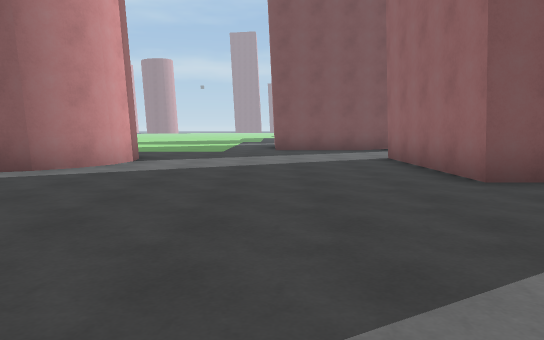
view 1 (above)

15 first-person views from a walk through a scene from a Unity 3-D project. The camera is 1.3 m above the floor, tilts 6° down and sees 70° across. The floor is counted in squares, 2 m on a side. Each view is taken from the middle of a square. On the plan, view 1 faces up. The plan holds only what a view shows up to about 11 squares ahead; the rest is blank. The place goes on beyond the plan. The player is left out. Surface patterns are stand-ins for the level's own textures.

view 2
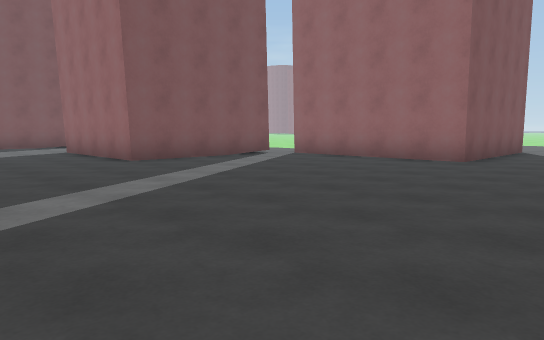

view 3
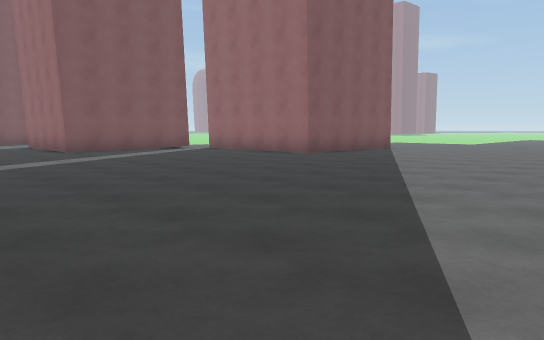

view 4
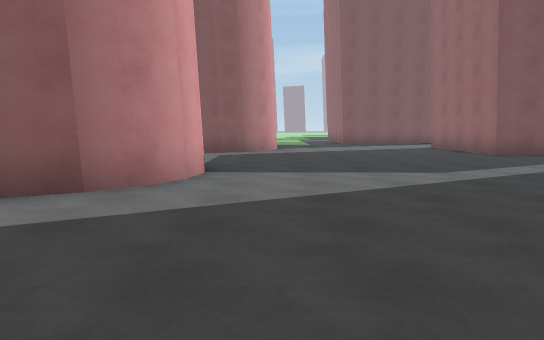

view 5
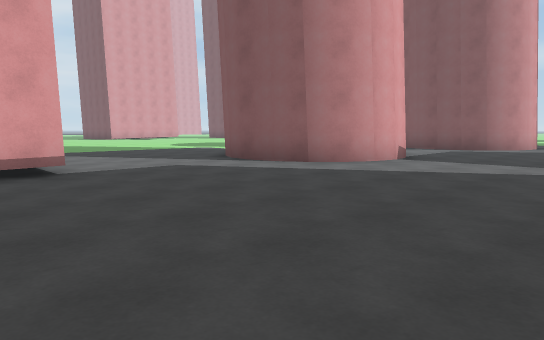

view 6
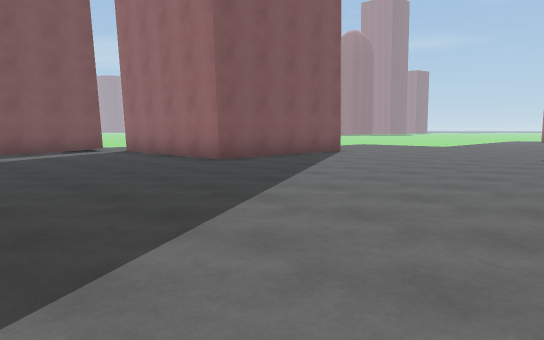

view 7
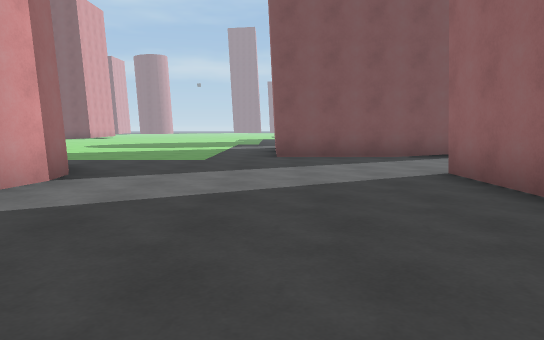

view 8
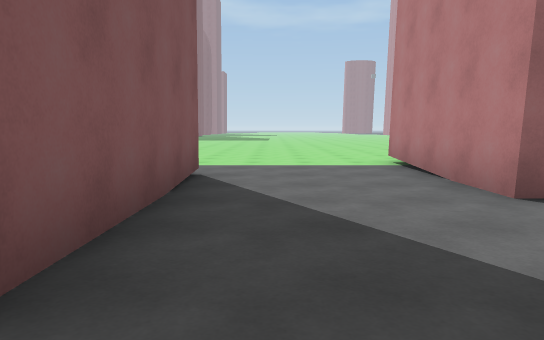

view 9
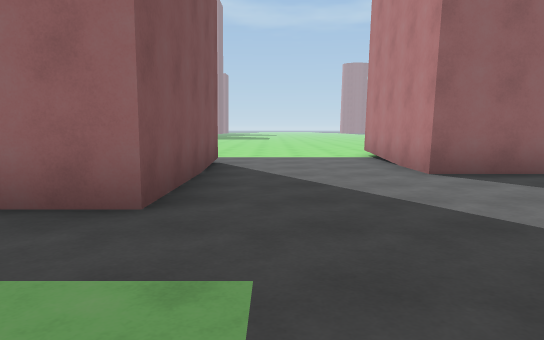

view 10
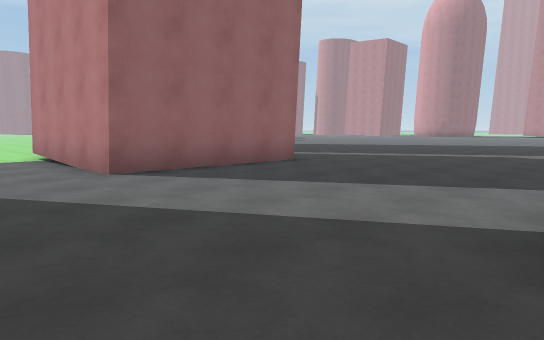

view 11
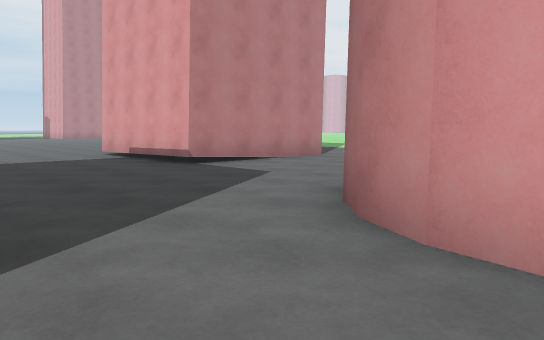

view 12
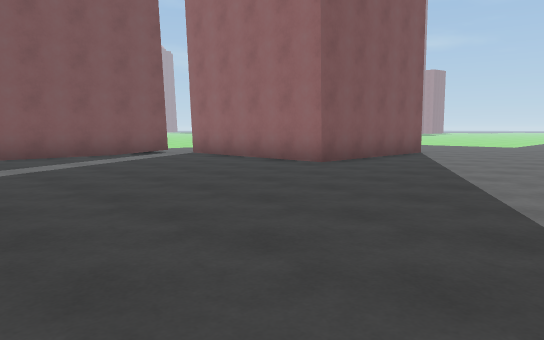

view 13
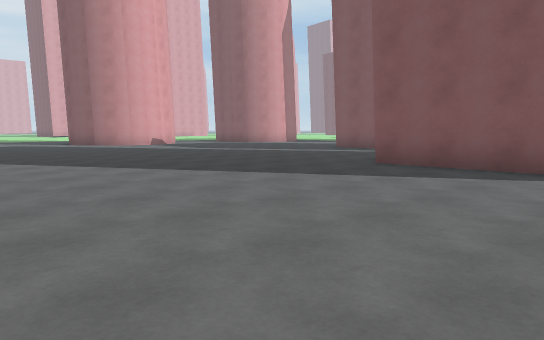

view 14
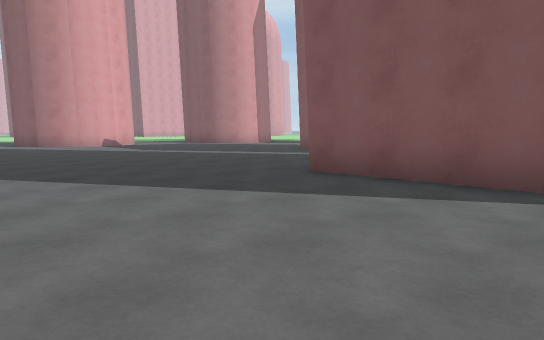

view 15
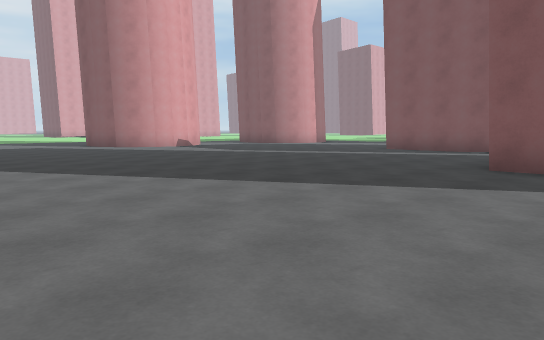

### Floor plan
Key: @ floor where view 1 was taken; # wall or solid block; . floor; O other object.
Columns run from 11 left of view 1 to 11 right of it. Each row starts with its distance up from view 1.
 14       .....O
 13       .....O       ...
 12       .....OOOOO......
 11        ...............
 10         ..............
  9         #.............
  8         #.....####....
  7        ##.....#
  6       ##......#
  5       ........####.
  4       ............#
  3       ............#
  2        ...........#
  1        #..........#
  0       ##...@......#####
 -1  ...###................
 -2 .......................
 -3 .......................
 -4 .......................
 -5 .#####.................
 -6      #.................
 -7      #.................

Where each view was taken, in squares from view 1:
view 1: 0 up, 0 right, facing up
view 2: 3 down, 1 left, facing up-right
view 3: 7 down, 1 left, facing up-right
view 4: 5 down, 3 left, facing up
view 5: 7 down, 0 right, facing up-left
view 6: 7 down, 2 right, facing up-right
view 7: 3 up, 0 right, facing up
view 8: 11 up, 1 left, facing right
view 9: 11 up, 3 left, facing right
view 10: 11 up, 3 left, facing down-right
view 11: 1 up, 2 left, facing down-left
view 12: 5 down, 1 right, facing up-right
view 13: 7 down, 11 right, facing up-left
view 14: 5 down, 11 right, facing up-left
view 15: 7 down, 9 right, facing up-left
